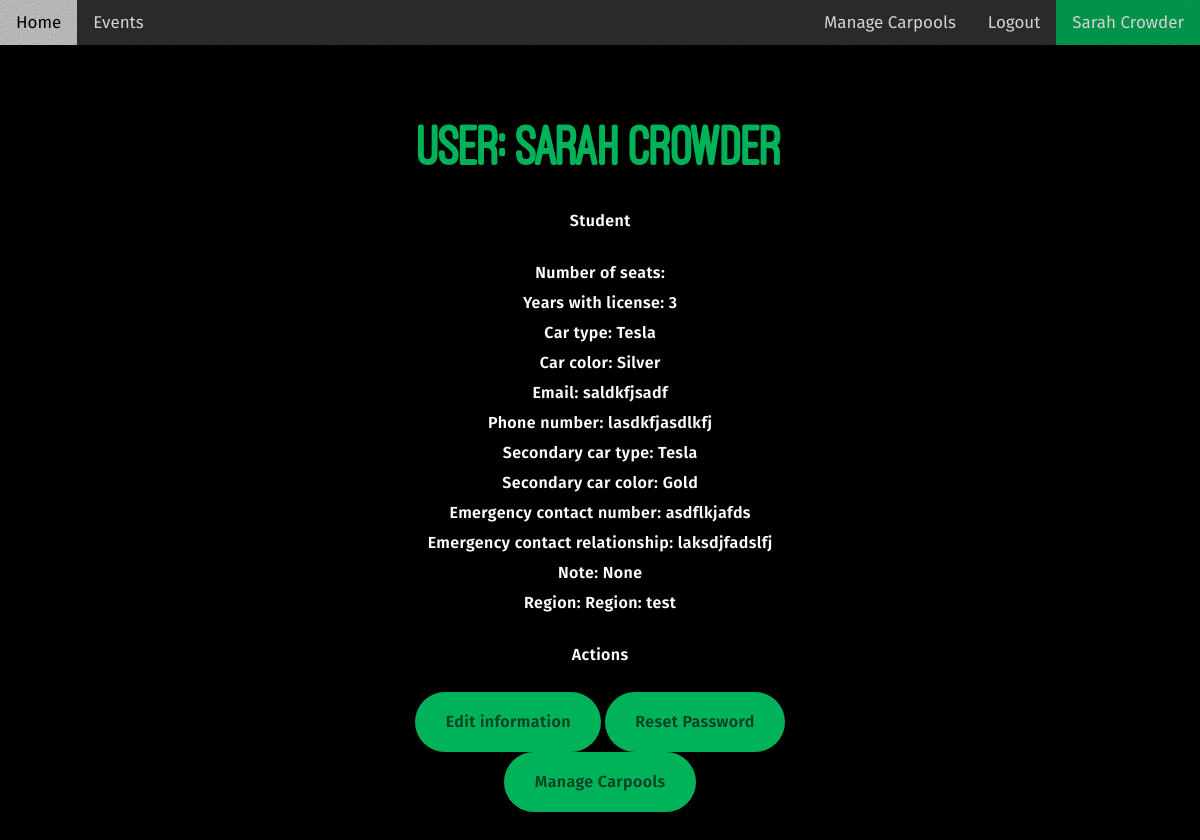
Page /user-profile (signed in) on the committed database.
### carpooling/models.py (models this page shows, shortened)
class User(UserMixin, db.Model):
    __tablename__ = 'users'
    id = db.Column(db.Integer, primary_key=True)
    password = db.Column(db.String, nullable=True)
    first_name = db.Column(db.String, nullable=False)
    last_name = db.Column(db.String, nullable=False)
    driver_id = db.Column(db.Integer, db.ForeignKey('drivers.index'), nullable=True)
    passenger_id = db.Column(db.Integer, db.ForeignKey('passengers.index'), nullable=True)
    driver_profile = db.relationship('Driver', backref=db.backref('user'), lazy=True)
    passenger_profile = db.relationship('Passenger', backref=db.backref('user'), lazy=True)
    team_auth_key = db.Column(db.String, nullable=False, default='0') # a special key sent out by the team to allow access to the site
    is_admin = db.Column(db.Integer, nullable=False, default=0)
    def is_driver(self):
        return  'Yes' if self.driver_id is not None else 'No'

class Driver(db.Model):
    __tablename__ = 'drivers'
    index = db.Column(db.Integer, primary_key=True)
    last_name = db.Column(db.String, nullable=False)
    first_name = db.Column(db.String, nullable=False)
    num_seats = db.Column(db.Integer, nullable=False)
    phone_number = db.Column(db.String, nullable=False)
    email_address = db.Column(db.String, nullable=False)
    student_or_parent = db.Column(db.String, nullable=False)
    num_years_with_license = db.Column(db.String)
    car_type_1 = db.Column(db.String, nullable=False)
    car_color_1 = db.Column(db.String, nullable=False)
    car_type_2 = db.Column(db.String)
    car_color_2 = db.Column(db.String)
    emergency_contact_number = db.Column(db.String, nullable=False)
    emergency_contact_relation = db.Column(db.String, nullable=False)
    extra_information = db.Column(db.String)

class Passenger(db.Model):
    __tablename__ = 'passengers'
    index = db.Column(db.Integer, primary_key=True)
    last_name = db.Column(db.String, nullable=False)
    first_name = db.Column(db.String, nullable=False)
    phone_number = db.Column(db.String, nullable=False)
    email_address = db.Column(db.String, nullable=False)
    emergency_contact_number = db.Column(db.String, nullable=True)
    emergency_contact_relation = db.Column(db.String, nullable=True)
    extra_information = db.Column(db.String)
    region_name = db.Column(db.String, db.ForeignKey('regions.name'), nullable=True)
    region = db.relationship('Region', backref=db.backref('passengers'))
    carpools = db.relationship('Carpool', secondary='passenger_carpool_links', overlaps='passengers')

### carpooling/routes.py (the view)
@login_required
@app.route('/user-profile', methods=['GET', 'POST'])
def user_profile_page():
    if current_user.is_driver() == 'Yes':
        return render_template('user_profile_page_template.html', user=current_user)
    else:
        return render_template('user_profile_passenger_page_template.html', user=current_user)

### carpooling/__init__.py (called while the page is built)
@login_manager.user_loader
def load_user(user_id):
    return User.query.get(int(user_id))

### carpooling/templates/user_profile_page_template.html (shortened to what this page needs)
<!DOCTYPE html>
<html lang="en">
<head>
    <link href="{{ url_for('static', filename='mechtech_template_files/css.css')}}" rel="stylesheet" type="text/css">
</head>
<body class="is-ready">
    <div class="topnav">
        <a href="{{ url_for('home_page') }}">Home</a>
        <a href="{{ url_for('events_page') }}">Events</a>
        {% if user.is_authenticated %}
        <a class="user-info active" href = "{{ url_for('user_profile_page', user_id=user.id) }}">{{ user.first_name.capitalize() }} {{user.last_name.capitalize()}}</a>
        <a class="user-info" onclick="confirm_logout(event)" href="{{ url_for('home_page', logout=True) }}">Logout</a>
<a class="user-info" href="{{url_for('manage_carpools_page')}}">Manage Carpools </a>
        {% else %}
        <a class="user-info" href="{{ url_for('login_page') }}">Login</a>
        <a class="user-info" href="{{url_for('generic_register_page')}}">Register/Update</a>
        <a class="user-info" href="{{url_for('login_help_page')}}">Login Help</a>
        {% endif %}
      </div>
    <div id="wrapper">
        <div id="main">
            <div class="inner">
                <h1 id="text02" class="style1" style="opacity: 1; transform: none;"> User: {{ user.first_name }} {{ user.last_name }}</h1>
                <p id="text07" class="style2" style="opacity: 1; transform: none;">{{ user.driver_profile.student_or_parent }}</p>
                <p id="text01" class="style2" style="opacity: 1; transform: none;">
                    <span class="p">
                        Number of seats: {{ user.driver_profile.number_seats }}
                        <br>
                        Years with license: {{user.driver_profile.num_years_with_license}}
                        <br>
                         Car type: {{ user.driver_profile.car_type_1 }}
                        <br>
                         Car color: {{ user.driver_profile.car_color_1}}
                        <br>
                         Email: {{ user.driver_profile.email_address }}
                        <br>
                         Phone number: {{ user.driver_profile.phone_number }}
                        <br>
                         Secondary car type: {{ user.driver_profile.car_type_2}}
                        <br>
                         Secondary car color: {{ user.driver_profile.car_color_2}}
                        <br>
                         Emergency contact number: {{user.driver_profile.emergency_contact_number}}
                        <br>
                         Emergency contact relationship: {{user.driver_profile.emergency_contact_relation}}
                        <br>
                         Note: {{user.driver_profile.extra_information}}
                         <br>
                         Region: {{user.passenger_profile.region_name}}
                    </span>
                </p>
                <p id="text02" class="style2" style="opacity: 1; transform: none;"> Actions</p>
                <ul id="buttons01" class="style1 buttons">
                    <li>
                        <a href="{{url_for('update_user_information_page')}}" class="button n01">
                            <span class="label"><b>Edit information</b></span>
                        </a>
                        <a href="{{url_for('forgot_password_page')}}" class="button n01">
                            <span class="label"><b>Reset Password</b></span>
                        </a>
                        <br>
                        <a href="{{url_for('manage_carpools_page')}}" class="button n01">
                            <span class="label"><b>Manage Carpools</b></span>
                        </a>
                    </li>
                </ul>
                </div>
        </div>
    </div>
</body>
</html>

### rows in the picture
User: first_name "Sarah", last_name "Crowder", first_name "sarah", last_name "crowder"
Driver: driver_profile.student_or_parent "Student", driver_profile.num_years_with_license "3", driver_profile.car_type_1 "Tesla", driver_profile.car_color_1 "Silver", driver_profile.email_address "saldkfjsadf", driver_profile.phone_number "lasdkfjasdlkfj", driver_profile.car_type_2 "Tesla", driver_profile.car_color_2 "Gold", driver_profile.emergency_contact_number "asdflkjafds", driver_profile.emergency_contact_relation "laksdjfadslfj", driver_profile.extra_information "None"
Passenger: passenger_profile.region_name "Region: test"
